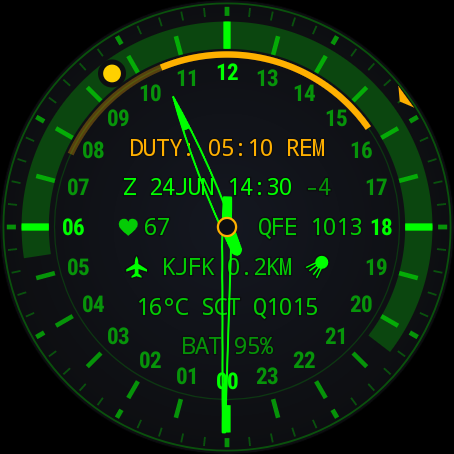
#> input picture docs/screenshots/earth.png, 454 x 454 px
$ python make_press_kit.py
#> lines starting #> are read from the running program, lines starting #| are printed output that depends on the picture
#!/usr/bin/env python3
# SPDX-License-Identifier: GPL-3.0-or-later
# Copyright (C) 2026 R. Kravcov
"""Builds the press kit under docs/press from the staged screenshots in docs/screenshots.

Writes the dial shots at their native 454 px and at 2x, and composes the 1280 x 640 social
preview GitHub shows when the repository is shared — the dial on the left, the name and three
facts on the right, on the dial's own black. Re-run after a re-shoot; the text lives here so the
picture cannot drift from the README.

    python tools/press/make_press_kit.py
"""
import os

from PIL import Image, ImageDraw, ImageFont

HERE = os.path.dirname(os.path.abspath(__file__))
ROOT = os.path.normpath(os.path.join(HERE, "..", ".."))
SHOTS = os.path.join(ROOT, "docs", "screenshots")
OUT = os.path.join(ROOT, "docs", "press")

# (source in docs/screenshots, published name, caption for the kit's README)
SHOTS_TO_SHIP = [
    ("earth.png", "mfd-24-dial.png", "The dial, a watch under way at New York JFK"),
    ("ambient.png", "mfd-24-always-on.png", "The same face in always-on"),
    ("duty-arc.png", "mfd-24-duty-arc.png", "A booked watch on the 24-hour arc"),
    ("mandown.png", "mfd-24-man-down.png", "An unanswered check: MAN DOWN on the dial"),
    ("settings-sections.png", "mfd-24-settings.png", "The settings editor on the watch"),
]

GREEN = (0, 255, 0)
DIM = (0, 150, 0)
GREY = (170, 170, 170)


def font(name, size):
    for candidate in (r"C:\Windows\Fonts\%s" % name, "/usr/share/fonts/truetype/dejavu/DejaVuSans.ttf"):
        if os.path.exists(candidate):
            return ImageFont.truetype(candidate, size)
    return ImageFont.load_default()


def social_preview():
    W, H = 1280, 640
    img = Image.new("RGB", (W, H), (0, 0, 0))
    dial = Image.open(os.path.join(SHOTS, "earth.png")).convert("RGBA")
    side = 560
    dial = dial.resize((side, side), Image.LANCZOS)
    img.paste(dial, (40, (H - side) // 2), dial)
    d = ImageDraw.Draw(img)
    x = 660
    d.text((x, 120), "MFD-24", font=font("consolab.ttf", 96), fill=GREEN)
    d.text((x, 232), "A 24-hour instrument dial for Wear OS", font=font("segoeui.ttf", 34), fill=GREY)
    lines = [
        "Duty arc and a dead-man's monitor",
        "METAR, sun and moon, nearest field or port",
        "Offline. No account, no cloud. GPL-3.0",
    ]
    y = 320
    for line in lines:
        # A square bullet drawn by hand: the arrow glyph is not in every build of Segoe UI.
        d.rectangle((x, y + 11, x + 10, y + 21), fill=GREEN)
        d.text((x + 24, y), line, font=font("segoeui.ttf", 27), fill=GREEN)
        y += 52
    d.text((x, 540), "github.com/amorroma1/mfd-24", font=font("consola.ttf", 28), fill=DIM)
    path = os.path.join(OUT, "social-preview.png")
    img.save(path, optimize=True)
    print(os.path.relpath(path, ROOT), img.size)


def shots():
    for src, name, _ in SHOTS_TO_SHIP:
        im = Image.open(os.path.join(SHOTS, src)).convert("RGBA")
#> im is the input picture: PIL image 454x454 RGBA; mean R, G, B, A 14.4, 32.6, 15, 255
        bg = Image.new("RGB", im.size, (0, 0, 0))
#> bg: PIL image 454x454 RGB; every value is 0
        bg.paste(im, (0, 0), im)
        p1 = os.path.join(OUT, name)
        bg.save(p1, optimize=True)
        big = bg.resize((bg.width * 2, bg.height * 2), Image.LANCZOS)
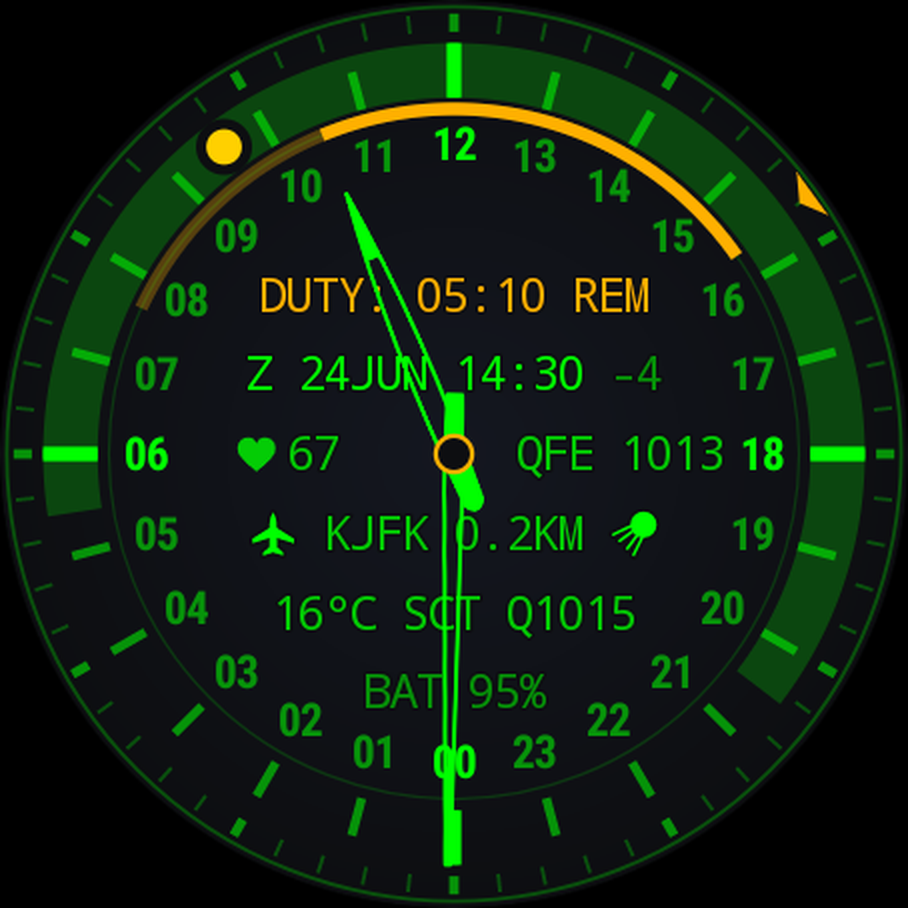
#> big: PIL image 908x908 RGB; mean R, G, B 14.3, 32.5, 15
        p2 = os.path.join(OUT, name.replace(".png", "@2x.png"))
        big.save(p2, optimize=True)
        print(os.path.relpath(p1, ROOT), bg.size, "and @2x", big.size)
#| docs/press/mfd-24-dial.png (454, 454) and @2x (908, 908)
#> pass 3 of the loop in shots, `for src, name, _ in SHOTS_TO_SHIP:`:
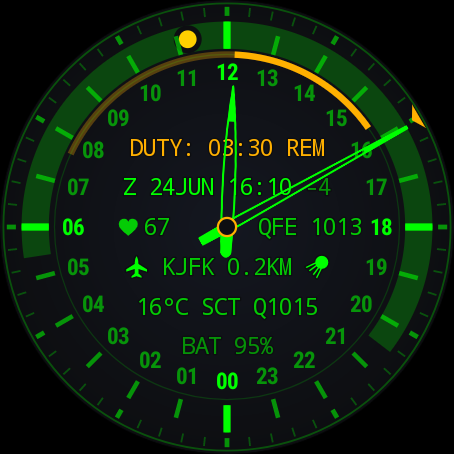
#> input picture docs/screenshots/duty-arc.png, 454 x 454 px
#> in shots, im is the input picture: PIL image 454x454 RGBA; mean R, G, B, A 14, 32.5, 15, 255
#> in shots, `big = bg.resize((bg.width * 2, bg.height * 2), Image.LANCZOS)`:
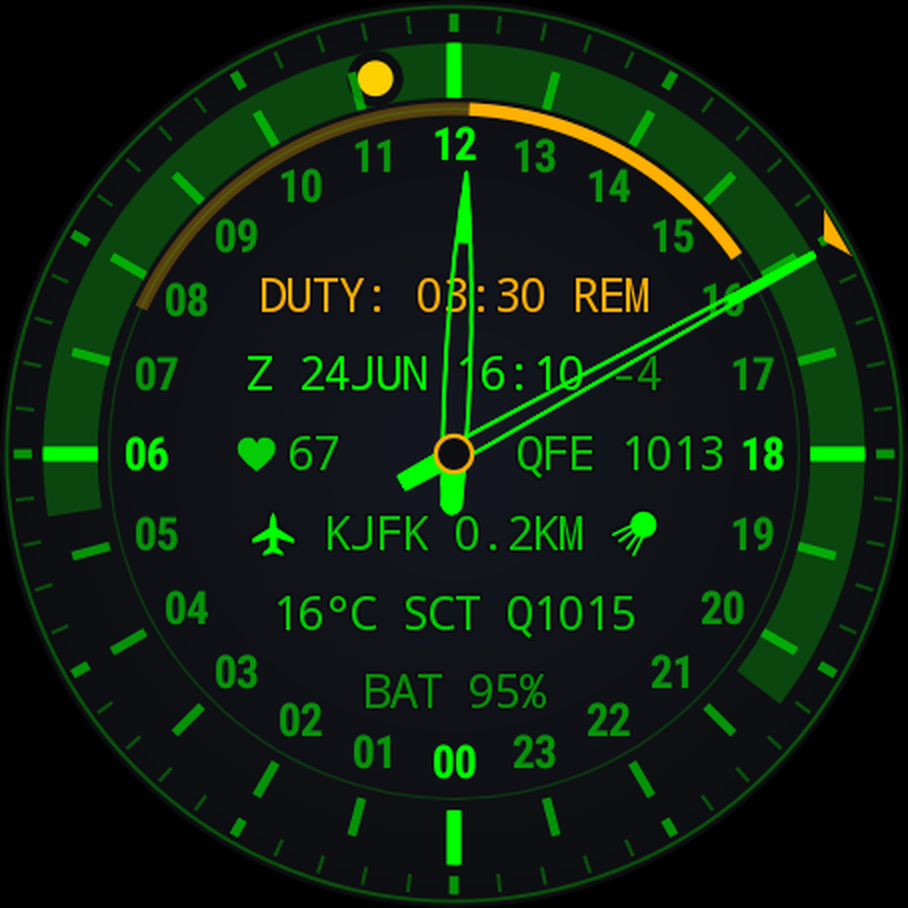
#> big: PIL image 908x908 RGB; mean R, G, B 13.9, 32.4, 15
#| docs/press/mfd-24-duty-arc.png (454, 454) and @2x (908, 908)
#> the loop made 4 passes; the first 3 are shown


if __name__ == "__main__":
    os.makedirs(OUT, exist_ok=True)
#> (the run stopped early here; a loop or call above may not have finished)
